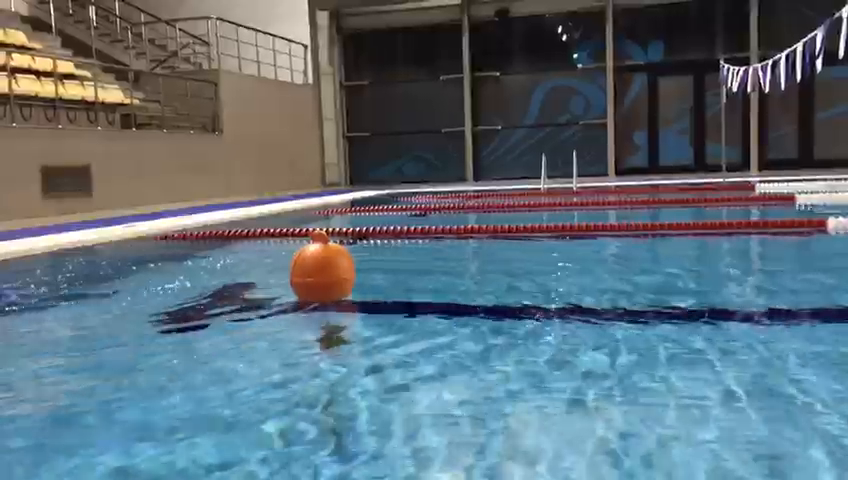
#> input picture frame 33 of duba_test_videos/test.mp4, 848 x 480 px, given in place of golet_3.mp4, which was not available
$ python back2school_object_detect.py
#> lines starting #> are read from the running program, lines starting #| are printed output that depends on the picture; after the words box and inside, x2 and y2 are one past the last pixel; in counts of white or black regions, pixels touching at a corner belong together; pictures that were not available may be replaced by others from this repository, and a replacement may not be noted
import cv2
import numpy as np
from scipy import ndimage
import time
import matplotlib.pyplot as plt

# hue values must be discrete

lower_blue = np.array([130, 74, 230])
upper_blue = np.array([185, 170, 255])


def masking(img, lower_hsv, upper_hsv):
    # histogram equalisation
    temp = cv2.cvtColor(img, cv2.COLOR_BGR2YUV)
    # equalize the histogram of the Y channel
    temp[:, :, 0] = cv2.equalizeHist(temp[:, :, 0])
    # convert the YUV image back to RGB format
    img = cv2.cvtColor(temp, cv2.COLOR_YUV2BGR)

    # creating mask
    hsv = cv2.cvtColor(img, cv2.COLOR_BGR2HSV)
    mask = cv2.inRange(hsv, lower_hsv, upper_hsv)

    bitw = cv2.bitwise_and(mask, mask, mask=mask)

    # applying opening operation
    kernel = np.ones((3, 3), np.uint8)
    opening = cv2.morphologyEx(bitw, cv2.MORPH_OPEN, kernel)

    # removing parasites
    mask_f = ndimage.median_filter(opening, size=5)

    return mask_f

def bounding_box(mask):
    # try:
    contours, _ = cv2.findContours(mask, cv2.RETR_EXTERNAL, cv2.CHAIN_APPROX_NONE)

    if len(contours) > 0:
        sorted_contours = sorted(contours, key=cv2.contourArea, reverse=True)
        obj_area = cv2.contourArea(sorted_contours[0])

        if obj_area > 100:
            flag = 1
            while flag == 1:
                # M = cv2.moments(sorted_contours[0])
                # #finding biggest area's center
                # gX = int(M["m10"] / M["m00"])
                # gY = int(M["m01"] / M["m00"])
                try:
                    # finding minimum enclosing circle and bounding box
                    x, y, w, h = cv2.boundingRect(sorted_contours[0])
                    # cv2.rectangle(img, (x, y), (x + w, y + h), (0,0,255), 2)
                    obj_area = cv2.contourArea(sorted_contours[0])

                    radius = w / 2
                    if radius < h / 2:
                        radius = h / 2

                    circle_area = 3.14 * (radius ** 2)
                    sf = obj_area / circle_area

                    print("possible object found")
                    print("object area= {}".format(obj_area))
                    print("radius= {}".format(radius))
                    print("circle area = {}".format(circle_area))
                    print("sf value = {}".format(sf))

                    gX = int(x + (w / 2))
                    gY = int(y + (h / 2))


                    isCircleEnough = sf > 0.4 and sf < 1.5

                    if isCircleEnough == True:
                        print("object found")
                        return [x, y, w, h, int(radius * 2), gX, gY, sorted_contours]

                    else:
                        print("popped")
                        sorted_contours.pop(0)
                except:
                    return None

    else:
        print("none")
        return None

font = cv2.FONT_HERSHEY_SIMPLEX

cap = cv2.VideoCapture("/Users/emirysaglam/Desktop/gölet_video/golet_3.mp4")

"""# resizing image for faster runtime
scale_percent = 20
dim = (int(width * scale_percent / 100), int(height * scale_percent / 100))
img = cv2.resize(img, dim, interpolation=cv2.INTER_AREA)
"""
prev_frame_time = 0
# used to record the time at which we processed current frame
new_frame_time = 0
a = 0

while True:
    ret,frame = cap.read()
#> frame is the input picture: shape (480, 848, 3); mean B, G, R 122.7, 111.1, 92.5
    if not ret:
        break
    width = frame.shape[1]
#> width = 848
    height = frame.shape[0]
#> height = 480

    mask_blue = masking(frame, lower_blue, upper_blue)
#> in masking, `temp = cv2.cvtColor(img, cv2.COLOR_BGR2YUV)`: temp: shape (480, 848, 3); mean of channels 0, 1, 2 106.9, 135.8, 115.4
#> in masking, `temp[:, :, 0] = cv2.equalizeHist(temp[:, :, 0])`: temp: shape (480, 848, 3); mean of channels 0, 1, 2 128.4, 135.8, 115.4
#> in masking, `img = cv2.cvtColor(temp, cv2.COLOR_YUV2BGR)`:
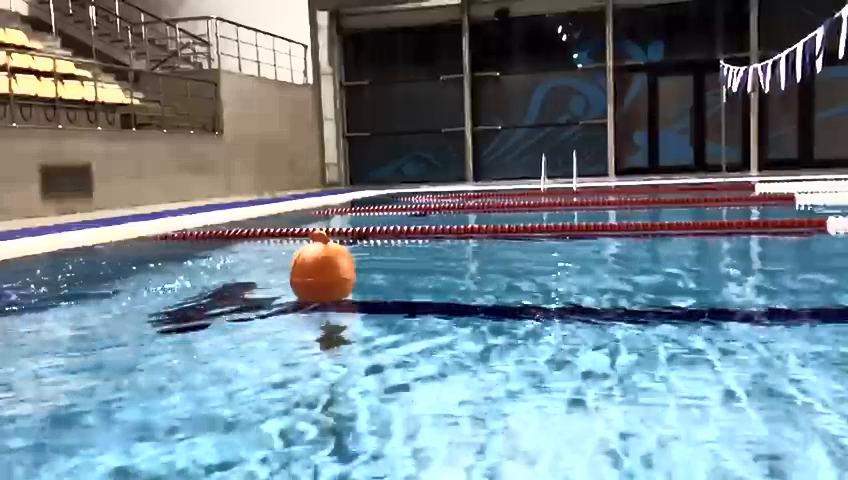
#> img: shape (480, 848, 3); mean B, G, R 142.6, 132.6, 113.8
#> in masking, `hsv = cv2.cvtColor(img, cv2.COLOR_BGR2HSV)`: hsv: shape (480, 848, 3); mean H, S, V 84.4, 86.9, 152.6
#> in masking, `mask = cv2.inRange(hsv, lower_hsv, upper_hsv)`:
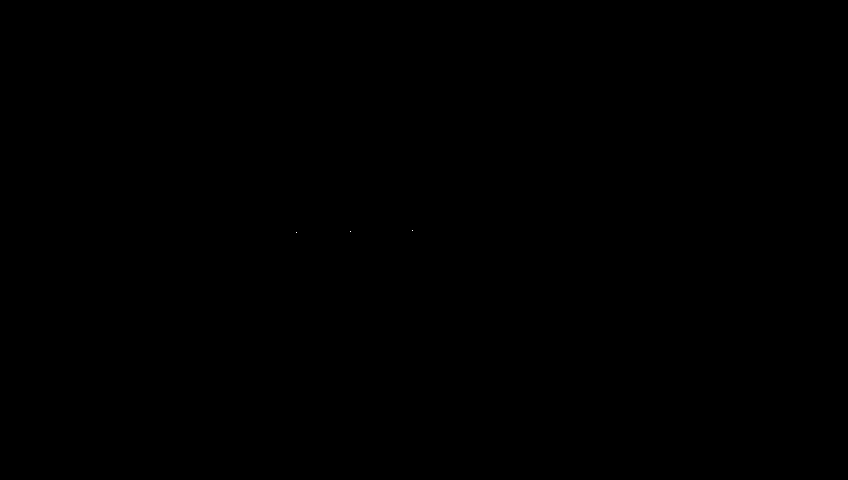
#> mask: shape (480, 848); 0% white in thin lines or dots, all inside (x1, y1, x2, y2) = (296, 230, 413, 233)
#> in masking, `opening = cv2.morphologyEx(bitw, cv2.MORPH_OPEN, kernel)`: opening: shape (480, 848); every value is 0

    blue_ball = bounding_box(mask_blue)
#> in bounding_box, `contours, _ = cv2.findContours(mask, cv2.RETR_EXTERNAL, cv2.CHAIN_APPR..`: contours = []

 #test ederken bakarız asıl kodda kapat

    try:
        cv2.drawContours(frame, blue_ball[7], -1, (0, 0, 255), 2)
        cv2.circle(frame, (blue_ball[5], blue_ball[6]), int(blue_ball[4] / 2), (0, 0, 0), 2)
        print("the frame is {} pixels on x plane and the object lies between {}-{}. pixels ".format(width,blue_ball[1],blue_ball[3]))

    except:
        pass

    new_frame_time = time.time()
    fps = 1 / (new_frame_time - prev_frame_time)
    prev_frame_time = new_frame_time
    fps = int(fps)
    fps = str(fps)
    cv2.putText(frame, "fps: " + fps, (width - 100, 25), font, 0.7, (0, 255, 255), 1, cv2.LINE_AA)
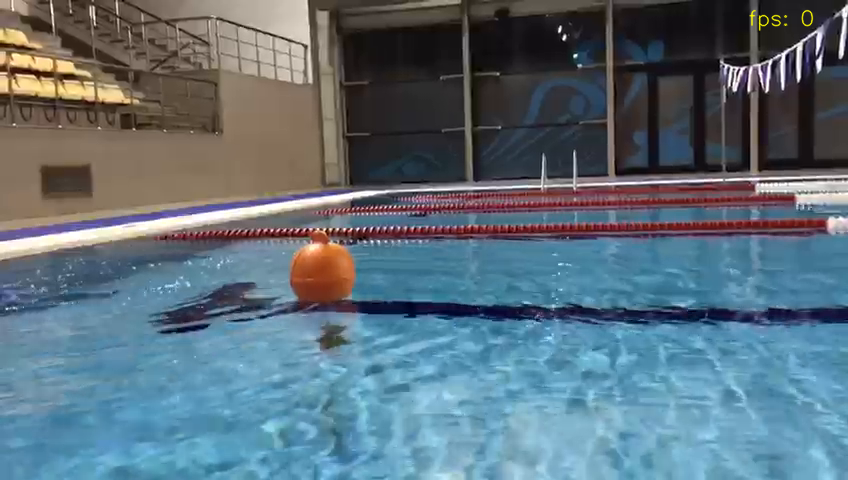
#> frame: shape (480, 848, 3); 0.1% of pixels changed, all inside (x1, y1, x2, y2) = (749, 9, 814, 31)
    cv2.imshow("Image", frame)

    cv2.waitKey(0)

cv2.destroyAllWindows()

$ run again, starting later in the video
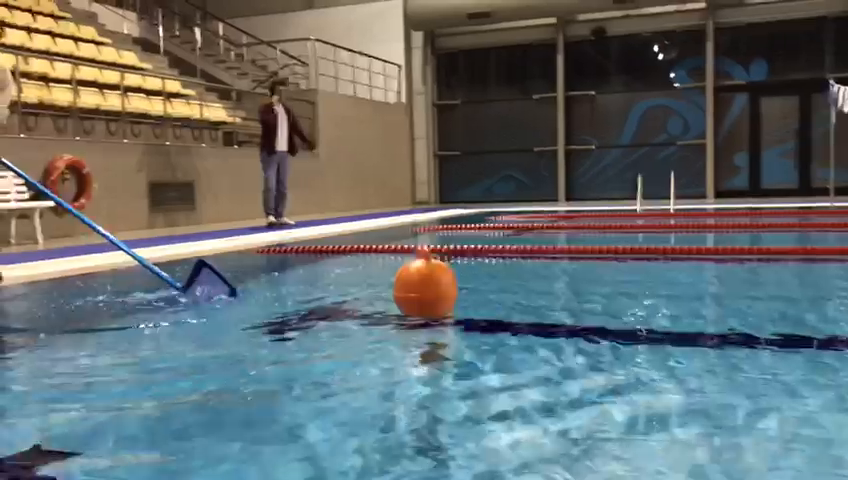
#> input picture frame 151 of duba_test_videos/test.mp4, 848 x 480 px, given in place of golet_3.mp4, which was not available
#> frame is the input picture: shape (480, 848, 3); mean B, G, R 112, 110.5, 101
#> in masking, `img = cv2.cvtColor(temp, cv2.COLOR_YUV2BGR)`:
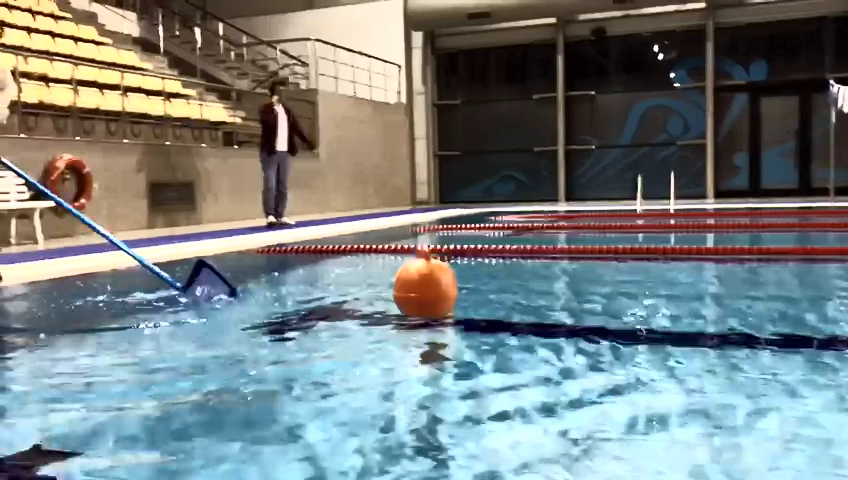
#> img: shape (480, 848, 3); mean B, G, R 132.2, 131, 120.9
#> hsv: shape (480, 848, 3); mean H, S, V 66.4, 89.5, 149.7
#> mask: shape (480, 848); 0% white in thin lines or dots, all inside (x1, y1, x2, y2) = (72, 207, 562, 249)
#> opening: shape (480, 848); every value is 0
#> contours = []
#> `cv2.putText(frame, "fps: " + fps, (width - 100, 25), font, 0.7, (0, 25..`:
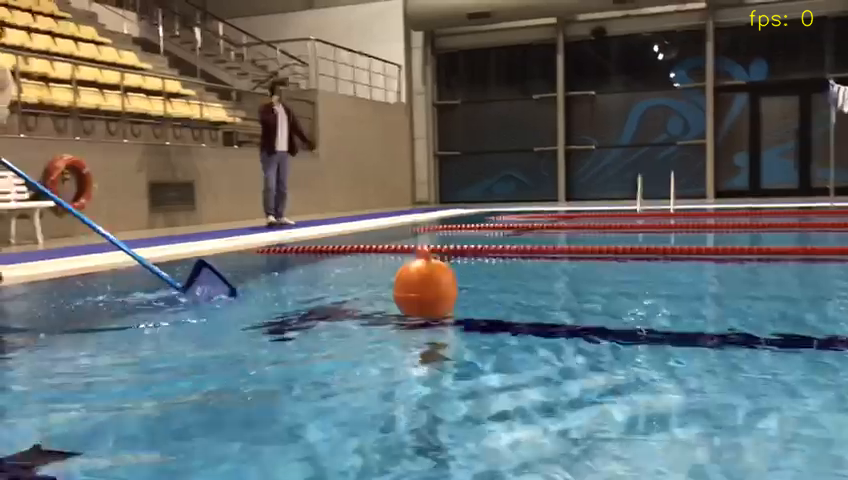
#> frame: shape (480, 848, 3); 0.1% of pixels changed, all inside (x1, y1, x2, y2) = (749, 9, 814, 31)

$ run again, starting later in the video
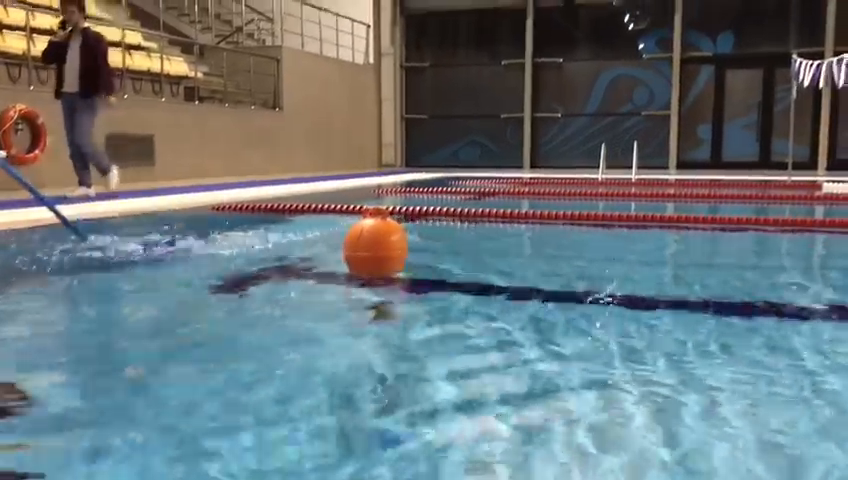
#> input picture frame 268 of duba_test_videos/test.mp4, 848 x 480 px, given in place of golet_3.mp4, which was not available
#> frame is the input picture: shape (480, 848, 3); mean B, G, R 124.3, 119, 105.2
#> in masking, `img = cv2.cvtColor(temp, cv2.COLOR_YUV2BGR)`:
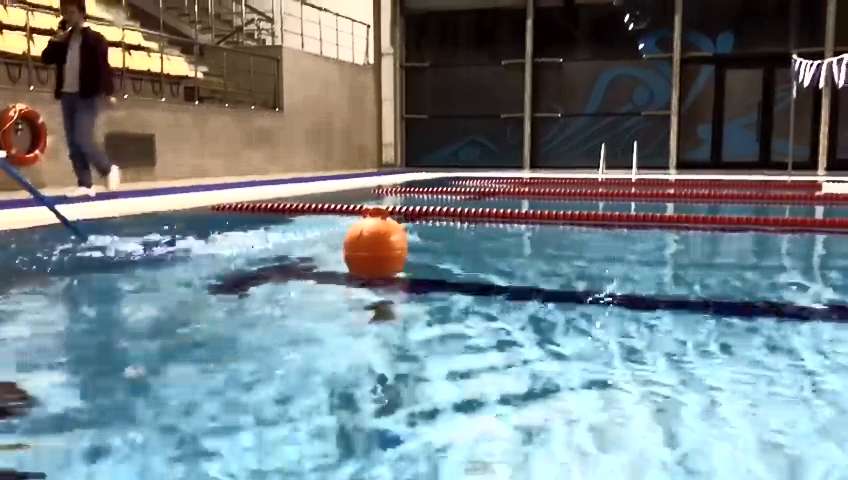
#> img: shape (480, 848, 3); mean B, G, R 136.5, 131.9, 117.8
#> hsv: shape (480, 848, 3); mean H, S, V 75.5, 92.2, 150.9
#> mask: shape (480, 848); 0% white in thin lines or dots, all inside (x1, y1, x2, y2) = (415, 190, 818, 213)
#> opening: shape (480, 848); every value is 0
#> contours = []
#> `cv2.putText(frame, "fps: " + fps, (width - 100, 25), font, 0.7, (0, 25..`:
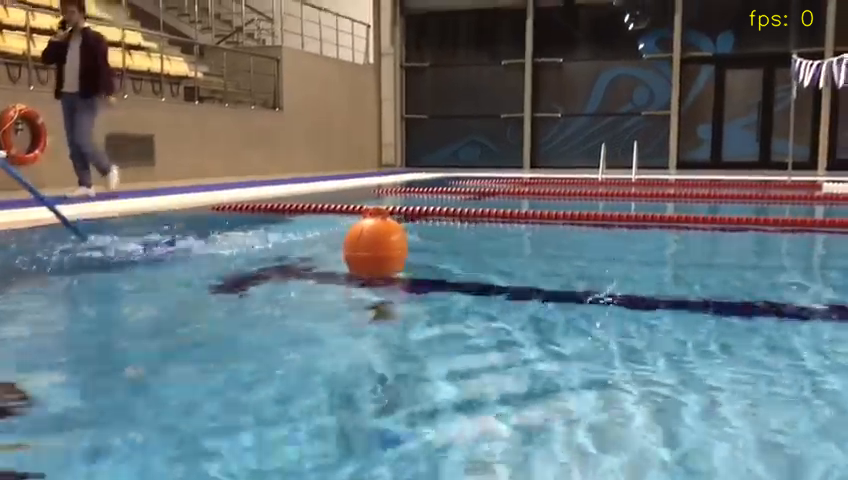
#> frame: shape (480, 848, 3); 0.1% of pixels changed, all inside (x1, y1, x2, y2) = (749, 9, 814, 31)
